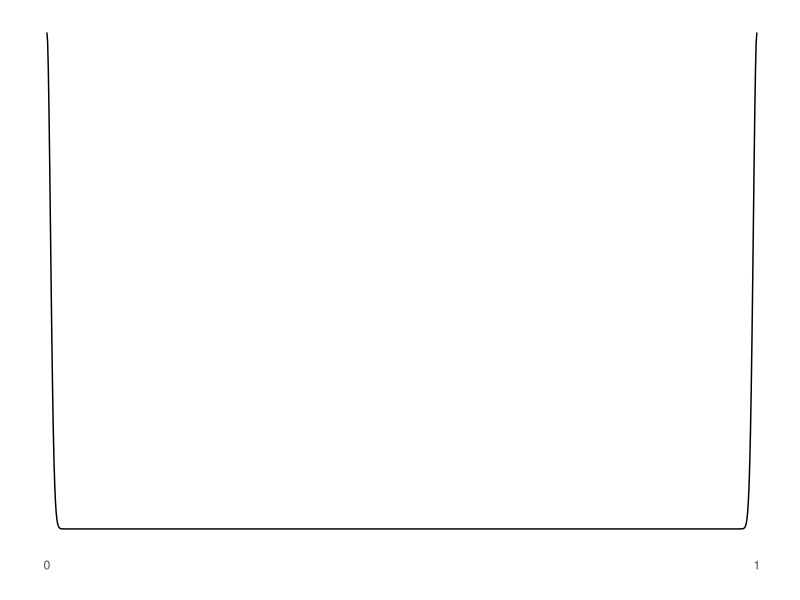
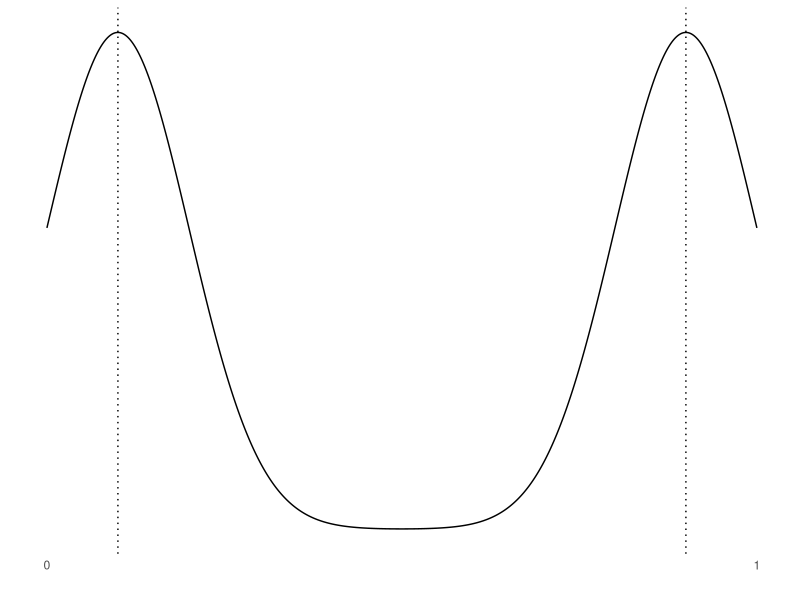
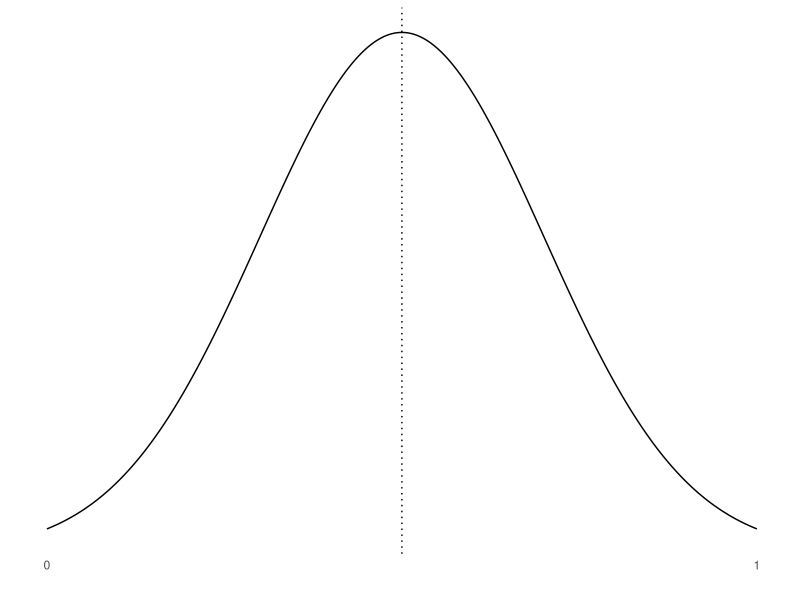

Source code (R) for these figures, in order:
# plotting example distributions of degrees of uncertainty
# using artificial data
library("ggplot2")

setwd("/home/loki/Nextcloud/Uni/MSc Thesis/latex/images/")

x <- seq(0, 1, length=1000)
y1 <- dnorm(x, mean=0, sd=.005) + dnorm(x, mean=1, sd=.005)
y2 <- dnorm(x, mean=.1, sd=.1) + dnorm(x, mean=.9, sd=.1)
y3 <- dnorm(x, mean=.5, sd=.2)

# plot(x, dnorm(x, mean=0, sd=.005) + dnorm(x, mean=1, sd=.005),
#      type="l", lwd=1)
df.ex1 <- data.frame(x=x, y=y1)
df.ex2 <- data.frame(x=x, y=y2)
df.ex3 <- data.frame(x=x, y=y3)

g1 <- ggplot(data = df.ex1) +
  geom_line(aes(x=x, y=y)) + xlab("") + ylab("") +
  theme_minimal() +
  theme(panel.grid.major = element_blank(), panel.grid.minor = element_blank()) +
  theme(axis.title.y=element_blank(),
        axis.text.y=element_blank(),
        axis.ticks.y=element_blank()) +
  scale_x_continuous(breaks=c(0,1))
ggsave("uncertain_1.png", width=5, height=4, units="cm")

g2 <- ggplot(data = df.ex2) +
  geom_line(aes(x=x, y=y)) + xlab("") + ylab("") +
  geom_vline(xintercept = c(.1, .9), linetype="dotted") +
  theme_minimal() +
  theme(panel.grid.major = element_blank(), panel.grid.minor = element_blank()) +
  theme(axis.title.y=element_blank(),
        axis.text.y=element_blank(),
        axis.ticks.y=element_blank()) +
  scale_x_continuous(breaks=c(0,1))
ggsave("uncertain_2.png", width=5, height=4, units="cm")
  
g3 <- ggplot(data = df.ex3) +
 geom_line(aes(x=x, y=y)) + xlab("") + ylab("") +
  geom_vline(xintercept = c(.5), linetype="dotted") +
  theme_minimal() +
  theme(panel.grid.major = element_blank(), panel.grid.minor = element_blank()) +
  theme(axis.title.y=element_blank(),
        axis.text.y=element_blank(),
        axis.ticks.y=element_blank()) +
  scale_x_continuous(breaks=c(0,1))
ggsave("uncertain_3.png", width=5, height=4, units="cm")